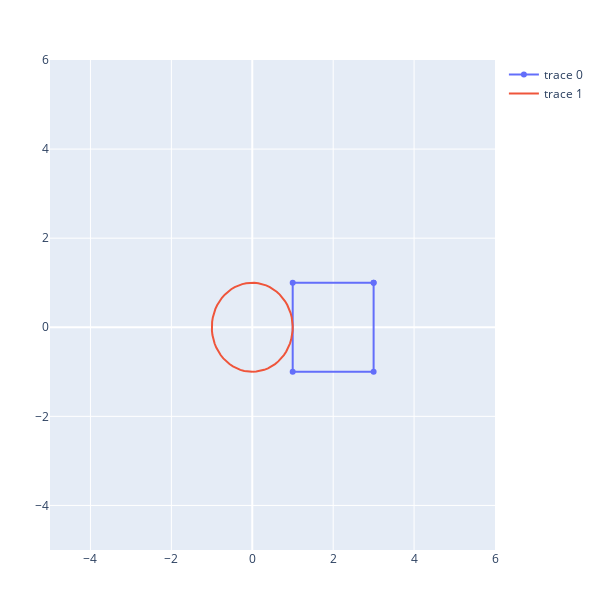

Notebook cell for this chart:
### Code cell
D1 = DiagramDual(MyCircle())
D2 = DiagramDual(MySquare(2));
D3  = beside(D1,D2,[1,0])

p = plotgeometry(D3)
plot(p,layout)
